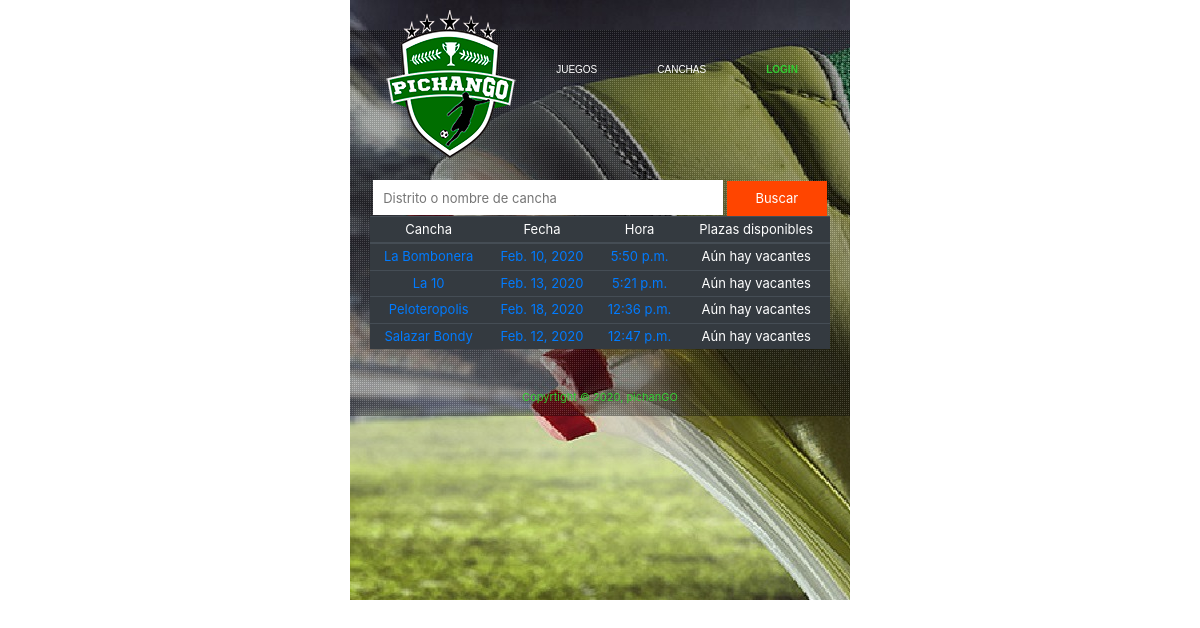
Page /listajuegos/ on the committed database.
### jobs/models.py (models this page shows)
class Juego(models.Model):
    STATUS = (
    ('Activo','Activo'),
    ('Realizado','Realizado'),
    ('Cancelado','Cancelado'),
    )
    estado=models.CharField(max_length=100,choices= STATUS)
    fecha=models.DateField()
    hora=models.TimeField()
    cancha=models.ForeignKey(Cancha,on_delete=models.CASCADE)
    jugador=models.ManyToManyField(Jugador)
    descripcion=models.TextField(null=True)

class Cancha(models.Model):
    DISTRIT = (
    ('Comas','Comas'),
    ('Los Olivos','Los Olivos'),
    ('San Martín de Porres','San Martín de Porres'),
    )
    nombre=models.CharField(max_length=50)
    direccion=models.CharField(max_length=200)
    distrito=models.CharField(max_length=100,choices= DISTRIT)
    telefono=models.CharField(max_length=20,name='Teléfono')
    ubicacion=models.CharField(max_length=100,name='Ubicación')
    costoHora=models.DecimalField(decimal_places=2,max_digits=6,name='Costo por hora')
    jugadoresMaximos=models.IntegerField(name='Jugadores por equipo')
    def  __str__(self):
        return self.nombre

### jobs/views.py (the view)
# urls.py: path('listajuegos/', views.listajuegos, name ="listajuegos"),
def listajuegos(request):
    listajuegos = Juego.objects
    context = {'data':listajuegos}
    return render(request, 'listajuegos.html',context)

### jobs/templates/listajuegos.html (shortened to what this page needs)
{% load static %}
<!DOCTYPE html>
<html lang="en">
<head>
    <link rel="stylesheet" href="{% static "./reset.css" %}" >
    <link rel="stylesheet" href="{% static "./styles.css" %}" >
    <link rel="stylesheet" href="https://stackpath.bootstrapcdn.com/bootstrap/4.3.1/css/bootstrap.min.css">
</head>
<body>
    <div class="wrapper">
    <div class="w3_baner">
        <header class ="header">
            <figure>
                <img src="{% static "./Images/logosmall.png" %}" alt="logo">
            </figure>
            <nav class="nav-main">
                <ul>
                    <li><a href="./">JUEGOS</a></li>
                    <li><a href="./">CANCHAS</a></li>
                    <li><a class="active" href="login.html">LOGIN</a></li>
                </ul>
            </nav>
        </header>
        <main class= "main">
                    <div class="search">
                        <input type="text" class="searchTerm" placeholder="Distrito o nombre de cancha">
                        <input type="submit" name="submit" class="submit" value="Buscar"></input>
                        <table class="table table-sm table-dark">
                            <thead>
                            <tr>
                                <th scope="col">Cancha</th>
                                <th scope="col">Fecha</th>
                                <th scope="col">Hora</th>
                                <th scope="col">Plazas disponibles</th>
                            </tr>
                            </thead>
                            <tbody>
                                {% for item in data.all %}
                                <tr>
                                    <th scope="row"><a href="{% url 'detail' item.id %}">{{ item.cancha }}</a></th>
                                    <td><a href="{% url 'detail' item.id %}">{{ item.fecha }}</a></td>
                                    <td><a href="{% url 'detail' item.id %}">{{ item.hora }}</a></td>
                                    <td>Aún hay vacantes</td>
                                </tr>
                                {%  endfor   %}
                            </tbody>
                        </table>
                    </div>
        </main>
        <footer class="footer">
            <p>Copyrtight &copy; 2020, pichanGO  </p>
        </footer>
    </div>
    </div>
</body>
</html>

### static/css/styles.css (style rules this page uses)
* { box-sizing: border-box; }
*, *:before, *:after { box-sizing: inherit; }
html { font-size: 62.5%; }
main { font-size: 1.3rem; }
a { text-decoration: none; color: #fff; }
p { font-size: 1.2rem; line-height: 1.5; margin: 1.5rem 0; color: #fff; }
.wrapper { width: 500px; margin: 0 auto; background: url('/static/images/Ballkick\ Official.jpg'); min-height: 60rem; overflow: hidden; }
.w3_baner { background: url('/static/images/dott.png'); background-size: 2px; -webkit-background-size: 2px; -moz-background-size: 2px; -o-background-size: 2px; -ms-background-size: 2px; }
.header { margin-top:30px; display: flex; justify-content: center; align-items: center; padding: 20px; height: 80px; font-family: Helvetica; }
.header ul { display: flex; }
.header li { margin-left: 20px; }
.header img { margin-top: 4rem; margin-left: 2rem; }
.nav-main { width: 100%; height: 80px; line-height: 80px; }
nav ul { float: right; margin: 0; margin-right: 1.9rem; }
nav ul li { list-style-type: none; display: inline-block; }
nav ul li a { text-decoration: none; color:white; padding: 20px; }
nav ul li a.active { color : limegreen; font-weight: bolder; }
main { margin-top: 40px; padding: 20px; }
.search { width: 100%; text-align: center; margin-top: 10px; }
input { padding:4px 10px; border:0; font-size:16px; width: 350px; height: 35px; }
.submit { width: 100px; background-color: orangered; color:#fff; height: 35px; }
.footer { display: flex; align-items: center; justify-content: center; padding: 10px 20px; }
.footer p { font-size: 1.1rem; margin: 0; color: limegreen; }

### rows in the picture
Juego: cancha "La Bombonera", fecha "Feb. 10, 2020", hora "5:50 p.m."
Juego: cancha "La 10", fecha "Feb. 13, 2020", hora "5:21 p.m."
Juego: cancha "Peloteropolis", fecha "Feb. 18, 2020", hora "12:36 p.m."
Juego: cancha "Salazar Bondy", fecha "Feb. 12, 2020", hora "12:47 p.m."
